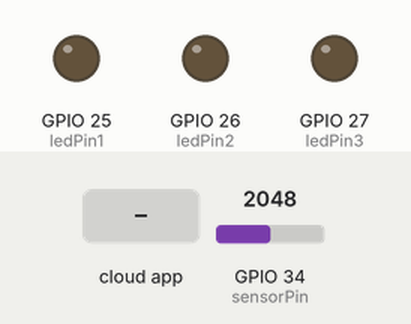
Bench run of a sketch on a simulated ESP32. Shown: output pins drawn as LEDs (lit = HIGH). The inputs (shaded band) are chosen by the test bench; at power-on: GPIO 34 (sensorPin) = 2048. What the sketch prints to the serial monitor is not drawn.

Above: at 3.7 s.
3.8 s: the phone or cloud app sets text to 0
At 4.6 s:
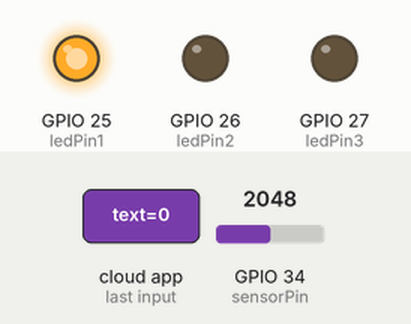
At 7.2 s:
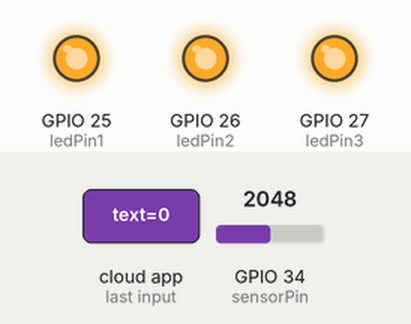
Timing chart, 0 to 13.9 s (numbered marks = the images above; inputs shaded):
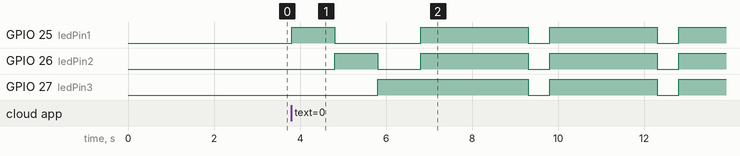

The sketch:

IoT-Project.ino
```cpp
#include "config.h"


// Variables
//Morse code
int dotDelay = 500;
int dashDelay = dotDelay * 5; // Delay for dash
int symbolSpace = dotDelay; // Space between parts of the same letter
int letterSpace = dotDelay * 6; // Space between letters
int wordSpace = dotDelay * 10; // Space between words
//Temperature
unsigned long previousMillis = 0;
unsigned long interval = 1000; // interval for temperature measurement
float temperatureSum = 0;
int count = 0;
unsigned long startTime = 0;
//Pins
const int ledPin1 = 25;
const int ledPin2 = 26;
const int ledPin3 = 27;
const int sensorPin = 34;

// set up the 'button' feed
AdafruitIO_Feed *temperature = io.feed("temperature");

// set up the 'text' feed for receiving text messages
AdafruitIO_Feed *text_feed = io.feed("text");

// Morse code for letters
char* letters[] = {
  ".-", "-...", "-.-.", "-..", ".", "..-.", "--.", "....", "..", // A-I
  ".---", "-.-", ".-..", "--", "-.", "---", ".--.", "--.-", ".-.", // J-R
  "...", "-", "..-", "...-", ".--", "-..-", "-.--", "--.." // S-Z
};

// Morse code for numbers
char* numbers[] = {
  "-----", ".----", "..---", "...--", "....-", ".....",
  "-....", "--...", "---..", "----."
};


// function declarations here:
void flashSequence(char* sequence);
void flashDotOrDash(char dotOrDash);
void playStartSequence();
void handleTextMessage(AdafruitIO_Data *data);

void setup() {

  Serial.begin(115200);
  delay(1000);

  pinMode(ledPin1, OUTPUT);
  pinMode(ledPin2, OUTPUT);
  pinMode(ledPin3, OUTPUT);
  startTime = millis();

    // wait for serial monitor to open
  while (!Serial);

  Serial.print("Connecting to Adafruit IO");

  // connect to io.adafruit.com
  io.connect();

  // set up message handlers
  text_feed->onMessage(handleTextMessage);

  // wait for a connection
  while (io.status() < AIO_CONNECTED) {
    Serial.print(".");
    delay(500);
  }

  // we are connected
  Serial.println();
  Serial.println(io.statusText());

}

void loop() {

  // io.run(); is required for all sketches.
  // it should always be present at the top of your loop
  // function. it keeps the client connected to
  // io.adafruit.com, and processes any incoming data.
  io.run();

unsigned long currentMillis = millis();

  // Temperature measurement
  if (currentMillis - previousMillis >= interval) {
    previousMillis = currentMillis;
    int sensorValue = analogRead(sensorPin);
    // 500 mV at 0°C and 10 mV/°C
    float temperature = (sensorValue - 500) / 10;
    temperatureSum += temperature;
    count++;
  }

  // Check if 30 seconds have passed
  if (currentMillis - startTime >= 30000) {
    float averageTemperature = temperatureSum / count;
    Serial.print("sending temperature -> ");
    Serial.println(averageTemperature);
    temperature->save(averageTemperature);

    // Reset for next measurement cycle
    temperatureSum = 0;
    count = 0;
    startTime = currentMillis;
  }

}


// function definitions here:


void playStartSequence() {
  digitalWrite(ledPin1, HIGH);
  digitalWrite(ledPin2, LOW);
  digitalWrite(ledPin3, LOW);
  delay(1000); // Wait for 1 second

  digitalWrite(ledPin1, LOW);
  digitalWrite(ledPin2, HIGH);
  digitalWrite(ledPin3, LOW);
  delay(1000); // Wait for 1 second

  digitalWrite(ledPin1, LOW);
  digitalWrite(ledPin2, LOW);
  digitalWrite(ledPin3, HIGH);
  delay(1000); // Wait for 1 second
}


void flashSequence(char* sequence) {
  int i = 0;
  while (sequence[i] != '\0') {
    flashDotOrDash(sequence[i]);
    i++;
  }
  delay(letterSpace); // Space between letters
}

void flashDotOrDash(char dotOrDash) {
  if (dotOrDash == '.') {
    digitalWrite(ledPin1, HIGH);
    digitalWrite(ledPin2, HIGH);
    digitalWrite(ledPin3, HIGH);
    delay(dotDelay);
  } else { // must be a '-'
    digitalWrite(ledPin1, HIGH);
    digitalWrite(ledPin2, HIGH);
    digitalWrite(ledPin3, HIGH);
    delay(dashDelay);
  }
  digitalWrite(ledPin1, LOW);
  digitalWrite(ledPin2, LOW);
  digitalWrite(ledPin3, LOW);
  delay(symbolSpace);
}

// this function is called whenever a 'text' message
// is received from Adafruit IO. it was attached to
// the text feed in the setup() function above.
void handleTextMessage(AdafruitIO_Data *data) {
  Serial.print("received text message <- ");
  Serial.println(data->toString());

   String message = data->toString();
    playStartSequence();
    for (int i = 0; i < message.length(); i++) {
      char ch = message[i];
      if (ch >= 'a' && ch <= 'z') {
        Serial.print(ch);
        Serial.print(": ");
        Serial.println(letters[ch - 'a']);
        flashSequence(letters[ch - 'a']);
      } else if (ch >= 'A' && ch <= 'Z') {
        Serial.print(ch);
        Serial.print(": ");
        Serial.println(letters[ch - 'A']);
        flashSequence(letters[ch - 'A']);
      } else if (ch >= '0' && ch <= '9') {
        Serial.print(ch);
        Serial.print(": ");
        Serial.println(numbers[ch - '0']);
        flashSequence(numbers[ch - '0']);
      } else if (ch == ' ') {
        Serial.println("Space");
        delay(wordSpace); // Space between words
      }
    }

}
```

config.h
```cpp
/************************ Adafruit IO Config *******************************/

// visit io.adafruit.com if you need to create an account,
// or if you need your Adafruit IO key.
#define IO_USERNAME "your_username"
#define IO_KEY "your_key"

/******************************* WIFI **************************************/

// the AdafruitIO_WiFi client will work with the following boards:
//   - HUZZAH ESP8266 Breakout -> https://www.adafruit.com/products/2471
//   - Feather HUZZAH ESP8266 -> https://www.adafruit.com/products/2821
//   - Feather HUZZAH ESP32 -> https://www.adafruit.com/product/3405
//   - Feather M0 WiFi -> https://www.adafruit.com/products/3010
//   - Feather WICED -> https://www.adafruit.com/products/3056
//   - Adafruit PyPortal -> https://www.adafruit.com/product/4116
//   - Adafruit Metro M4 Express AirLift Lite ->
//   https://www.adafruit.com/product/4000
//   - Adafruit AirLift Breakout -> https://www.adafruit.com/product/4201

#define WIFI_SSID "your_ssid"
#define WIFI_PASS "your_pass"

// uncomment the following line if you are using airlift
//#define USE_AIRLIFT

// uncomment the following line if you are using winc1500
// #define USE_WINC1500

// comment out the following lines if you are using fona or ethernet
#include "AdafruitIO_WiFi.h"

#if defined(USE_AIRLIFT) || defined(ADAFRUIT_METRO_M4_AIRLIFT_LITE) ||         \
    defined(ADAFRUIT_PYPORTAL)
// Configure the pins used for the ESP32 connection
#if !defined(SPIWIFI_SS) // if the wifi definition isnt in the board variant
// Don't change the names of these #define's! they match the variant ones
#define SPIWIFI SPI
#define SPIWIFI_SS 10  // Chip select pin
#define SPIWIFI_ACK 9  // a.k.a BUSY or READY pin
#define ESP32_RESETN 6 // Reset pin
#define ESP32_GPIO0 -1 // Not connected
#endif
AdafruitIO_WiFi io(IO_USERNAME, IO_KEY, WIFI_SSID, WIFI_PASS, SPIWIFI_SS,
                   SPIWIFI_ACK, ESP32_RESETN, ESP32_GPIO0, &SPIWIFI);
#else
AdafruitIO_WiFi io(IO_USERNAME, IO_KEY, WIFI_SSID, WIFI_PASS);
#endif
/******************************* FONA **************************************/

// the AdafruitIO_FONA client will work with the following boards:
//   - Feather 32u4 FONA -> https://www.adafruit.com/product/3027

// uncomment the following two lines for 32u4 FONA,
// and comment out the AdafruitIO_WiFi client in the WIFI section
// #include "AdafruitIO_FONA.h"
// AdafruitIO_FONA io(IO_USERNAME, IO_KEY);

/**************************** ETHERNET ************************************/

// the AdafruitIO_Ethernet client will work with the following boards:
//   - Ethernet FeatherWing -> https://www.adafruit.com/products/3201

// uncomment the following two lines for ethernet,
// and comment out the AdafruitIO_WiFi client in the WIFI section
// #include "AdafruitIO_Ethernet.h"
// AdafruitIO_Ethernet io(IO_USERNAME, IO_KEY);
```

Measured:
- after the input at 3.8 s, GPIO 25 (ledPin1): goes HIGH 1.0 s, LOW 2.0 s, HIGH 2.5 s, LOW 0.50 s, HIGH 2.5 s, LOW 0.50 s, then HIGH, starting at once; GPIO 26 (ledPin2): goes HIGH 1.0 s, LOW 1.0 s, HIGH 2.5 s, LOW 0.50 s, HIGH 2.5 s, LOW 0.50 s, then HIGH, starting after 1.0 s
